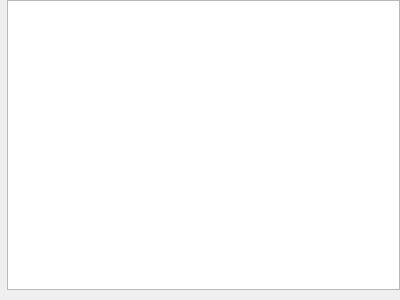
<?xml version="1.0" encoding="UTF-8"?>
<ui version="4.0">
 <class>ToneCurveWidget</class>
 <widget class="QWidget" name="ToneCurveWidget">
  <property name="geometry">
   <rect>
    <x>0</x>
    <y>0</y>
    <width>400</width>
    <height>300</height>
   </rect>
  </property>
  <property name="windowTitle">
   <string notr="true"/>
  </property>
  <layout class="QGridLayout" name="gridLayout">
   <property name="leftMargin">
    <number>0</number>
   </property>
   <property name="topMargin">
    <number>0</number>
   </property>
   <property name="rightMargin">
    <number>0</number>
   </property>
   <property name="bottomMargin">
    <number>0</number>
   </property>
   <property name="spacing">
    <number>0</number>
   </property>
   <item row="0" column="1">
    <widget class="TrackingChartView" name="chartView">
     <property name="verticalScrollBarPolicy">
      <enum>Qt::ScrollBarAlwaysOff</enum>
     </property>
     <property name="horizontalScrollBarPolicy">
      <enum>Qt::ScrollBarAlwaysOff</enum>
     </property>
     <property name="renderHints">
      <set>QPainter::Antialiasing</set>
     </property>
    </widget>
   </item>
   <item row="1" column="1">
    <widget class="QLabel" name="vGradationLabel">
     <property name="sizePolicy">
      <sizepolicy hsizetype="Expanding" vsizetype="Minimum">
       <horstretch>0</horstretch>
       <verstretch>0</verstretch>
      </sizepolicy>
     </property>
     <property name="maximumSize">
      <size>
       <width>16777215</width>
       <height>10</height>
      </size>
     </property>
     <property name="text">
      <string/>
     </property>
    </widget>
   </item>
   <item row="0" column="0" rowspan="2">
    <widget class="QLabel" name="hGradationLabel">
     <property name="sizePolicy">
      <sizepolicy hsizetype="Minimum" vsizetype="Expanding">
       <horstretch>0</horstretch>
       <verstretch>0</verstretch>
      </sizepolicy>
     </property>
     <property name="maximumSize">
      <size>
       <width>10</width>
       <height>16777215</height>
      </size>
     </property>
     <property name="text">
      <string/>
     </property>
    </widget>
   </item>
  </layout>
 </widget>
 <customwidgets>
  <customwidget>
   <class>TrackingChartView</class>
   <extends>QGraphicsView</extends>
   <header>trackingchartview.hpp</header>
  </customwidget>
 </customwidgets>
 <resources/>
 <connections/>
</ui>
